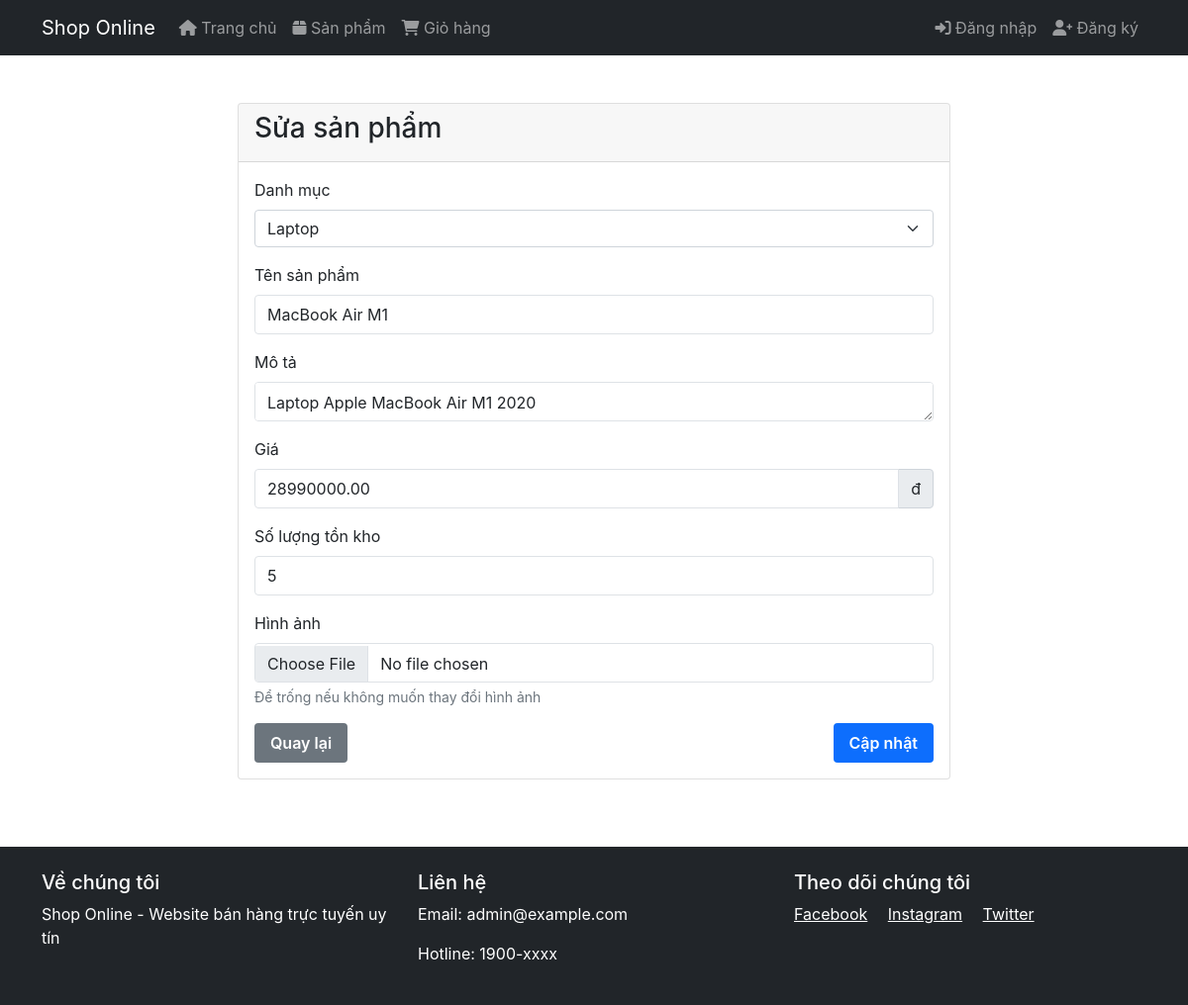
Screenshot of /product/edit/3 with the database file from the repository.
### tables this page shows
CREATE TABLE products (
    id INT AUTO_INCREMENT PRIMARY KEY,
    category_id INT NOT NULL,
    name VARCHAR(200) NOT NULL,
    description TEXT,
    price DECIMAL(10,2) NOT NULL,
    stock INT NOT NULL DEFAULT 0,
    image VARCHAR(255),
    created_at TIMESTAMP DEFAULT CURRENT_TIMESTAMP,
    updated_at TIMESTAMP DEFAULT CURRENT_TIMESTAMP ON UPDATE CURRENT_TIMESTAMP,
    FOREIGN KEY (category_id) REFERENCES categories(id) ON DELETE CASCADE
);

CREATE TABLE categories (
    id INT AUTO_INCREMENT PRIMARY KEY,
    name VARCHAR(100) NOT NULL,
    description TEXT,
    created_at TIMESTAMP DEFAULT CURRENT_TIMESTAMP,
    updated_at TIMESTAMP DEFAULT CURRENT_TIMESTAMP ON UPDATE CURRENT_TIMESTAMP
);

### app/controllers/ProductController.php (called while the page is built, shortened)
<?php
class ProductController extends Controller {
    private $productModel;
    private $categoryModel;
    public function __construct() {
        $this->productModel = $this->model('Product');
        $this->categoryModel = $this->model('Category');
    }
    public function edit($id) {
        $product = $this->productModel->getById($id);
        $categories = $this->categoryModel->getAll();
        $this->view('products/edit', [
            'product' => $product,
            'categories' => $categories
        ]);
    }
}

### app/core/Database.php (called while the page is built, shortened)
<?php
class Database {
    private $host = DB_HOST;
    private $user = DB_USER;
    private $pass = DB_PASS;
    private $dbname = DB_NAME;
    private $dbh;
    public function __construct() {
        $dsn = 'mysql:host=' . $this->host . ';dbname=' . $this->dbname;
        $options = array(
            PDO::ATTR_PERSISTENT => true,
            PDO::ATTR_ERRMODE => PDO::ERRMODE_EXCEPTION,
            PDO::ATTR_DEFAULT_FETCH_MODE => PDO::FETCH_OBJ,
            PDO::ATTR_EMULATE_PREPARES => false
        );
        try {
            $this->dbh = new PDO($dsn, $this->user, $this->pass, $options);
        } catch(PDOException $e) {
            $this->error = $e->getMessage();
            throw new Exception("Database connection failed: " . $this->error);
        }
    }
    public function query($sql, $params = []) {
        try {
            $this->stmt = $this->dbh->prepare($sql);
            if (!empty($params)) {
                foreach ($params as $param => $value) {
                    $type = PDO::PARAM_STR;
                    $this->stmt->bindValue($param, $value, $type);
                }
            }
            $this->stmt->execute();
            return $this->stmt;
        } catch (PDOException $e) {
            $this->error = $e->getMessage();
            error_log("Database error: " . $this->error);
            return false;
        }
    }
}

### app/core/Model.php (called while the page is built, shortened)
<?php
class Model {
    public function __construct() {
        $this->db = new Database;
    }
}

### app/models/Product.php (called while the page is built, shortened)
<?php
class Product extends Model {
    private $table = 'products';
    public function getById($id) {
        $sql = "SELECT p.*, c.name as category_name
                FROM {$this->table} p
                LEFT JOIN categories c ON p.category_id = c.id
                WHERE p.id = :id";
        $stmt = $this->db->query($sql, ['id' => $id]);
        return $stmt ? $stmt->fetch() : null;
    }
}

### app/models/Category.php (called while the page is built, shortened)
<?php
class Category extends Model {
    private $table = 'categories';
    public function getAll() {
        $sql = "SELECT * FROM {$this->table} ORDER BY created_at DESC";
        $stmt = $this->db->query($sql);
        return $stmt ? $stmt->fetchAll() : [];
    }
}

### app/views/products/edit.php (the view, shortened to what this page needs)
<?php require_once 'app/views/templates/header.php'; ?>
<div class="container mt-4">
    <div class="row">
        <div class="col-md-8 offset-md-2">
            <div class="card">
                <div class="card-header">
                    <h3 class="card-title">Sửa sản phẩm</h3>
                </div>
                <div class="card-body">
                    <form action="<?= BASE_URL ?>/product/update/<?= $product->id ?>" method="POST" enctype="multipart/form-data">
                        <div class="mb-3">
                            <label for="category_id" class="form-label">Danh mục</label>
                            <select class="form-select <?= isset($errors['category_id']) ? 'is-invalid' : '' ?>"
                                    id="category_id" name="category_id">
                                <?php foreach ($categories as $category): ?>
                                    <option value="<?= $category->id ?>" <?= $product->category_id == $category->id ? 'selected' : '' ?>>
                                        <?= htmlspecialchars($category->name) ?>
                                    </option>
                                <?php endforeach; ?>
                            </select>
                        </div>
                        <div class="mb-3">
                            <label for="name" class="form-label">Tên sản phẩm</label>
                            <input type="text" class="form-control <?= isset($errors['name']) ? 'is-invalid' : '' ?>"
                                   id="name" name="name" value="<?= htmlspecialchars($product->name) ?>">
                        </div>
                        <div class="mb-3">
                            <label for="description" class="form-label">Mô tả</label>
                            <textarea class="form-control" id="description" name="description" rows="3"><?= htmlspecialchars($product->description) ?></textarea>
                        </div>
                        <div class="mb-3">
                            <label for="price" class="form-label">Giá</label>
                            <div class="input-group">
                                <input type="number" class="form-control <?= isset($errors['price']) ? 'is-invalid' : '' ?>"
                                       id="price" name="price" min="0" step="1000" value="<?= $product->price ?>">
                                <span class="input-group-text">đ</span>
                            </div>
                        </div>
                        <div class="mb-3">
                            <label for="stock" class="form-label">Số lượng tồn kho</label>
                            <input type="number" class="form-control <?= isset($errors['stock']) ? 'is-invalid' : '' ?>"
                                   id="stock" name="stock" min="0" value="<?= $product->stock ?>">
                        </div>
                        <div class="mb-3">
                            <label for="image" class="form-label">Hình ảnh</label>
                            <input type="file" class="form-control" id="image" name="image" accept="image/*">
                            <div class="form-text">Để trống nếu không muốn thay đổi hình ảnh</div>
                        </div>
                        <div class="d-flex justify-content-between">
                            <a href="<?= BASE_URL ?>/product" class="btn btn-secondary">Quay lại</a>
                            <button type="submit" class="btn btn-primary">Cập nhật</button>
                        </div>
                    </form>
                </div>
            </div>
        </div>
    </div>
</div>
<?php require_once 'app/views/templates/footer.php'; ?>

### public/css/design-system.css (style rules this page uses)
:root { --primary: #0D6EFD; --success: #198754; --warning: #FFC107; --danger: #DC3545; --dark: #212529; --light: #F8F9FA; --white: #FFFFFF; }
body { font-family: 'Inter', sans-serif; font-size: 16px; color: var(--dark); line-height: 1.5; }
.form-control { height: 40px; padding: 8px 12px; border-radius: 4px; border: 1px solid #DEE2E6; font-size: 16px; width: 100%; transition: all 0.2s ease; }
.btn { height: 40px; padding: 8px 16px; border-radius: 4px; font-size: 16px; font-weight: 600; border: none; cursor: pointer; transition: all 0.2s ease; }
.btn-primary { background: var(--primary); color: var(--white); }

### public/css/style.css (style rules this page uses)
body { min-height: 100vh; display: flex; flex-direction: column; }
.card { transition: transform 0.2s; margin-bottom: 20px; }

### rows the page displays
products: category_id "Laptop", name "MacBook Air M1", description "Laptop Apple MacBook Air M1 2020", price "28990000.00", stock "5"

### other values shown
SITE_NAME "Shop Online"
ADMIN_EMAIL "admin@example.com"
